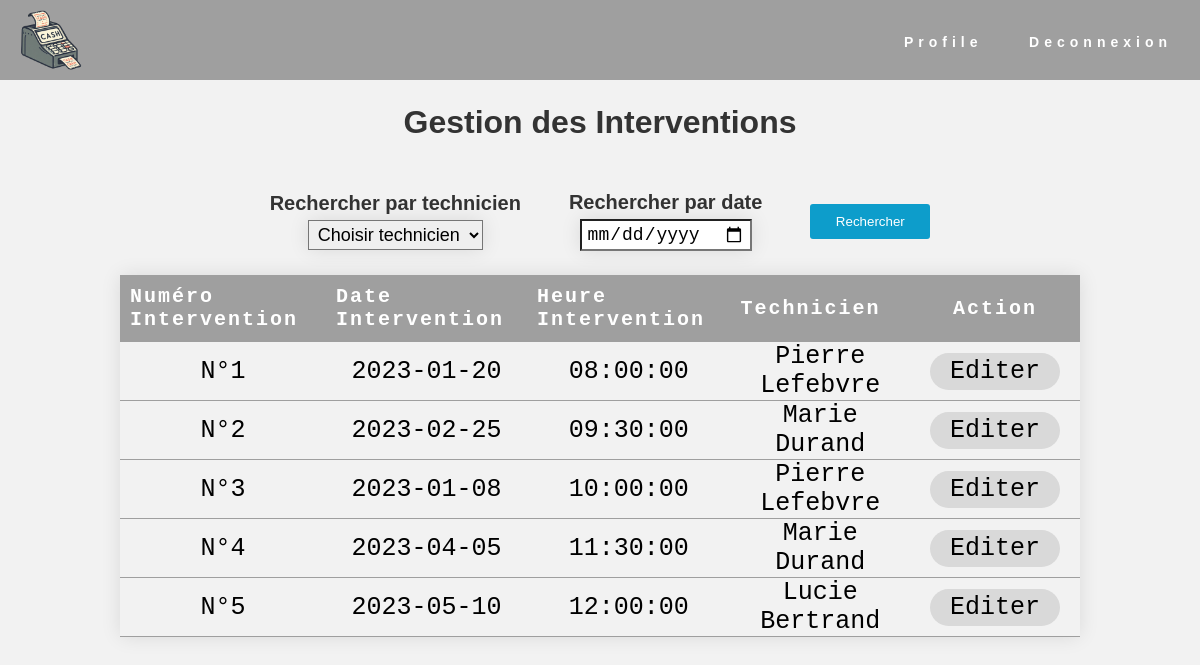
The page /controleur/listeInterventionsAssistant.php on the database as committed earlier.
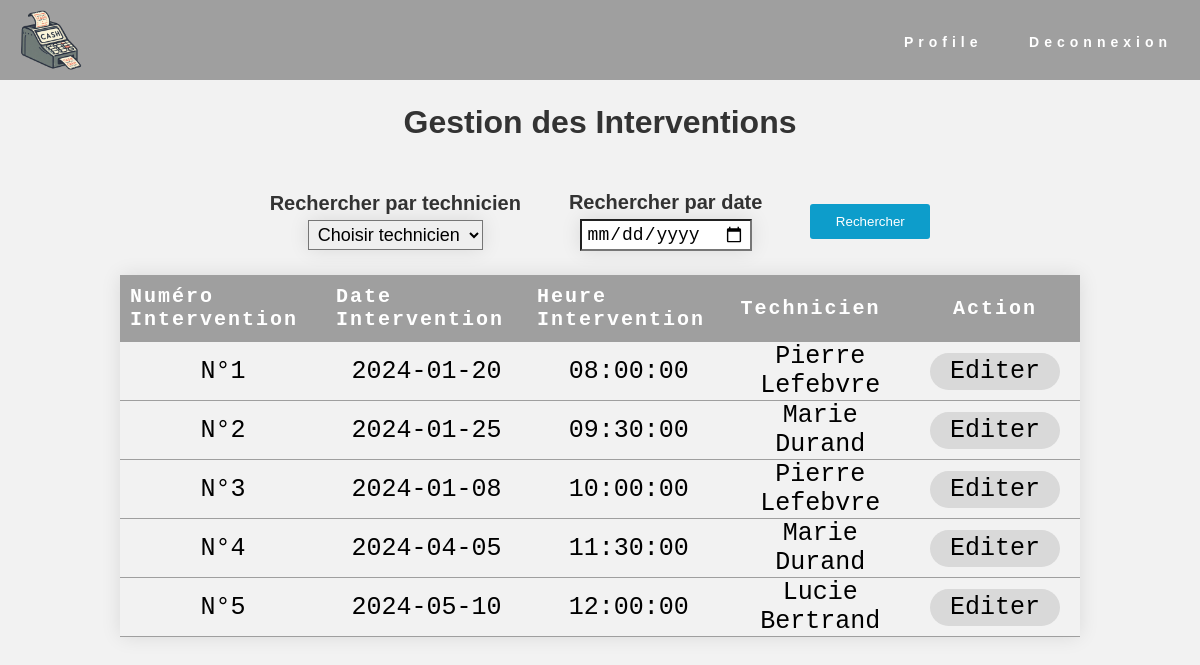
The same page on the database as committed later.
### tables this page shows
CREATE TABLE `intervention` (
  `intervention_id` int(11) NOT NULL,
  `intervention_date` date DEFAULT NULL,
  `intervention_heure` time DEFAULT NULL,
  `client_num` int(11) NOT NULL,
  `employe_num_matricule` int(11) NOT NULL
);

CREATE TABLE `employe` (
  `employe_num_matricule` int(11) NOT NULL,
  `employe_nom` varchar(255) DEFAULT NULL,
  `employe_prenom` varchar(255) DEFAULT NULL,
  `employe_adresse` varchar(255) DEFAULT NULL,
  `employe_date_embauche` datetime DEFAULT NULL
);

### controleur/listeInterventionsAssistant.php (called while the page is built, shortened)
<?php
if ($_SERVER["SCRIPT_FILENAME"] == __FILE__) {
    $racine = "..";
}
include_once "$racine/modele/Intervention.php";
include "$racine/vue/entete.html.php";
$Intervention = new Intervention();
$interventions = $Intervention->getAllInterventions();
$dateRecherche = "";
include "$racine/vue/vueListeInterventionsAssistant.php";
include "$racine/vue/pied.html.php";
?>

### modele/Intervention.php (called while the page is built, shortened)
<?php
class Intervention extends Bdd{
    function getAllInterventions(){
        $conn = $this->connexionPDO();
        $req = $conn->prepare(
            "SELECT *
            FROM intervention i
            INNER JOIN client c ON i.client_num = c.client_num
            INNER JOIN employe e ON i.employe_num_matricule = e.employe_num_matricule"
        );
        $req->execute();
        $interventions = $req->fetchAll();
        return $interventions;
    }
}
?>

### vue/vueListeInterventionsAssistant.php (the view, shortened to what this page needs)
<main id="vue-listeinterventions-assistant">
    <h1>Gestion des Interventions</h1>
    <form action="" method="POST" class="options-recherche">
        <div class="technicien">
            <label for="techniciens">Rechercher par technicien</label>
            <select name="numTechnicien" id="techniciens">
                <option value="0">
                    Choisir technicien
                </option>
            </select>
        </div>
        <div class="date">
            <label for="date">Rechercher par date</label>
            <input type="date" name="date" id="date" value=<?= $dateRecherche ?>>
        </div>
        <input type="submit" value="Rechercher">
    </form>
    <table>
        <thead>
            <tr>
                <th>Numéro Intervention</th>
                <th>Date Intervention</th>
                <th>Heure Intervention</th>
                <th>Technicien</th>
                <th>Action</th>
            </tr>
        </thead>
        <tbody>
            <?php foreach ($interventions as $intervention): ?>
                <tr>
                    <td>N°<?= $intervention["intervention_id"] ?></td>
                    <td><?= $intervention["intervention_date"] ?></td>
                    <td><?= $intervention["intervention_heure"] ?></td>
                    <td><?= $intervention["employe_prenom"] ?> <?= $intervention["employe_nom"] ?></td>
                    <td><a href="./?action=editIntervention&interventionId=<?=$intervention["intervention_id"]?>">Editer</a></td>
                </tr>
            <?php endforeach; ?>
        </tbody>
    </table>
</main>

### vue/entete.html.php (shortened to what this page needs)
<html>
    <head>
        <link rel="stylesheet" type="text/css" href="./css/style.css">
    </head>
    <body>
        <header>
            <div class="menu-navigation">
                <div class="logonav">
                    <img src="./images/CashCash.png" alt="logonav">
                </div>
                <div class="liens">
                    <ul>
                        <li><a href="./?action=profil">Profile</a></li>
                        <li><a href="./?action=deconnexion">Deconnexion</a></li>
                    </ul>
                </div>
            </div>
        </header>

### css/style.css (style rules this page uses)
* { margin: 0; padding: 0; box-sizing: border-box; }
body { text-align: center; font-family: Arial, Helvetica, sans-serif; background-color: #f2f2f2; }
h1 { color: #333; }
input[type="submit"] { width: 10%; padding: 10px; background-color: #0D9DCB; color: #fff; border: none; border-radius: 3px; cursor: pointer; }
label { display: block; margin-bottom: 5px; font-weight: bold; color: #333; }
header { background: #9F9F9F; height: 80px; line-height: 80px; color: RED; text-align: center; letter-spacing: 5px; font-weight: bold; }
.logonav { float: left; margin-left: 10px; }
.logonav img { height: 100%; }
.menu-navigation { width: 100%; height: 80px; background: #9F9F9F; line-height: 80px; color: white; text-align: right; letter-spacing: 5px; font-weight: bold; font-size: 20px; font-family: Arial, Helvetica, sans-serif; }
.liens { float: right; margin-right: 10px; }
.liens ul { list-style: none; margin: 0; padding: 0; }
.liens ul li { display: inline-block; line-height: 80px; margin: 0 5px; }
.liens ul li a { color: white; text-decoration: none; font-size: 70%; padding: 7px 13px; border-radius: 3px; }
table { border-collapse: collapse; width: 80%; font-family: monospace; font-size: 25px; text-align: center; margin-left: 10%; margin-right: 10%; margin-top: 2%; border-radius: 5px; box-shadow: 0 0 20px rgba(0, 0, 0, 0.1); background-color: #fff; }
#vue-listeinterventions-assistant tr { border-bottom: 1px solid #9F9F9F; }
#vue-listeinterventions-assistant th { background-color: #9F9F9F; color: white; text-align: left; padding: 10px; font-size: 20px; letter-spacing: 2px; }
#vue-listeinterventions-assistant td { background-color: #f2f2f2; color: black; }
#vue-listeinterventions-assistant tr td { padding: 0 20; }
#vue-listeinterventions-assistant table a { text-decoration: none; color: black; background-color: #D9D9D9; padding: 4 20; border-radius: 20px; }
#vue-listeinterventions-assistant th:last-child { text-align: center; }
#vue-listeinterventions-assistant h1 { margin-top: 2%; font-size: 200%; font-weight: bold; text-align: center; }
#vue-listeinterventions-assistant .options-recherche { margin-top: 50px; display: flex; justify-content: center; align-items: center; gap: 48px; font-size: 20px; }
#vue-listeinterventions-assistant .options-recherche .technicien select { padding: 3 5; font-size: 18; box-shadow: 0 0 20px rgba(0, 0, 0, 0.1); }
#vue-listeinterventions-assistant .options-recherche .date input { padding: 3 5; font-size: 18; box-shadow: 0 0 20px rgba(0, 0, 0, 0.1); }

Rows that differ between the two databases and show on the page:
changed intervention id 1: intervention_date "2023-01-20" → "2024-01-20"
changed intervention id 2: intervention_date "2023-02-25" → "2024-01-25"
changed intervention id 3: intervention_date "2023-01-08" → "2024-01-08"
changed intervention id 4: intervention_date "2023-04-05" → "2024-04-05"
changed intervention "Lucie": intervention_date "2023-05-10" → "2024-05-10"
